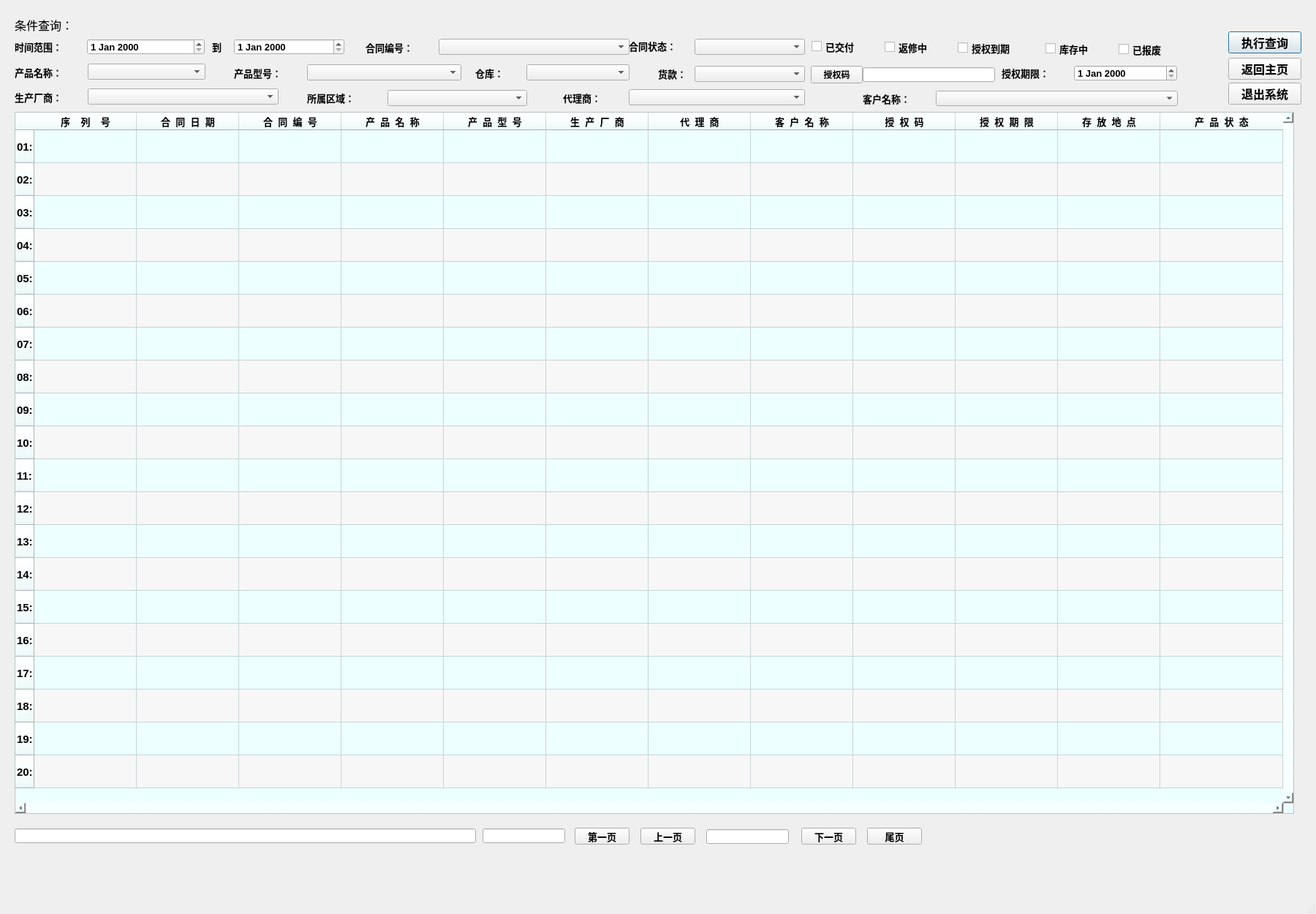
<?xml version="1.0" encoding="UTF-8"?>
<ui version="4.0">
 <class>MainWindow</class>
 <widget class="QMainWindow" name="MainWindow">
  <property name="geometry">
   <rect>
    <x>0</x>
    <y>0</y>
    <width>1800</width>
    <height>1250</height>
   </rect>
  </property>
  <property name="minimumSize">
   <size>
    <width>1800</width>
    <height>1250</height>
   </size>
  </property>
  <property name="windowTitle">
   <string>MainWindow</string>
  </property>
  <property name="iconSize">
   <size>
    <width>36</width>
    <height>36</height>
   </size>
  </property>
  <property name="toolButtonStyle">
   <enum>Qt::ToolButtonTextUnderIcon</enum>
  </property>
  <widget class="QWidget" name="centralwidget">
   <widget class="QLabel" name="label_10">
    <property name="geometry">
     <rect>
      <x>420</x>
      <y>124</y>
      <width>111</width>
      <height>20</height>
     </rect>
    </property>
    <property name="font">
     <font>
      <family>Algerian</family>
      <pointsize>10</pointsize>
      <weight>75</weight>
      <bold>true</bold>
     </font>
    </property>
    <property name="text">
     <string>所属区域：</string>
    </property>
   </widget>
   <widget class="QPushButton" name="pushButton_1">
    <property name="geometry">
     <rect>
      <x>1680</x>
      <y>43</y>
      <width>100</width>
      <height>30</height>
     </rect>
    </property>
    <property name="sizePolicy">
     <sizepolicy hsizetype="Preferred" vsizetype="Preferred">
      <horstretch>0</horstretch>
      <verstretch>0</verstretch>
     </sizepolicy>
    </property>
    <property name="minimumSize">
     <size>
      <width>100</width>
      <height>30</height>
     </size>
    </property>
    <property name="font">
     <font>
      <family>Arial</family>
      <pointsize>12</pointsize>
      <weight>75</weight>
      <bold>true</bold>
     </font>
    </property>
    <property name="text">
     <string>执行查询</string>
    </property>
    <property name="autoDefault">
     <bool>false</bool>
    </property>
    <property name="default">
     <bool>true</bool>
    </property>
    <property name="flat">
     <bool>false</bool>
    </property>
   </widget>
   <widget class="QComboBox" name="comboBox_8">
    <property name="geometry">
     <rect>
      <x>530</x>
      <y>123</y>
      <width>191</width>
      <height>22</height>
     </rect>
    </property>
    <property name="font">
     <font>
      <family>Arial</family>
      <pointsize>10</pointsize>
      <weight>75</weight>
      <bold>true</bold>
     </font>
    </property>
   </widget>
   <widget class="QLabel" name="label">
    <property name="geometry">
     <rect>
      <x>20</x>
      <y>23</y>
      <width>111</width>
      <height>21</height>
     </rect>
    </property>
    <property name="font">
     <font>
      <family>黑体</family>
      <pointsize>12</pointsize>
     </font>
    </property>
    <property name="text">
     <string>条件查询：</string>
    </property>
   </widget>
   <widget class="QPushButton" name="pushButton_5">
    <property name="geometry">
     <rect>
      <x>1680</x>
      <y>79</y>
      <width>100</width>
      <height>30</height>
     </rect>
    </property>
    <property name="minimumSize">
     <size>
      <width>100</width>
      <height>30</height>
     </size>
    </property>
    <property name="font">
     <font>
      <family>Arial</family>
      <pointsize>12</pointsize>
      <weight>75</weight>
      <bold>true</bold>
     </font>
    </property>
    <property name="text">
     <string>返回主页</string>
    </property>
   </widget>
   <widget class="QPushButton" name="pushButton_9">
    <property name="geometry">
     <rect>
      <x>1096</x>
      <y>1132</y>
      <width>75</width>
      <height>23</height>
     </rect>
    </property>
    <property name="font">
     <font>
      <family>Arial</family>
      <pointsize>10</pointsize>
      <weight>75</weight>
      <bold>true</bold>
     </font>
    </property>
    <property name="text">
     <string>下一页</string>
    </property>
   </widget>
   <widget class="QComboBox" name="comboBox_5">
    <property name="geometry">
     <rect>
      <x>720</x>
      <y>88</y>
      <width>141</width>
      <height>22</height>
     </rect>
    </property>
    <property name="font">
     <font>
      <family>Arial</family>
      <pointsize>10</pointsize>
      <weight>75</weight>
      <bold>true</bold>
     </font>
    </property>
   </widget>
   <widget class="QLabel" name="label_4">
    <property name="geometry">
     <rect>
      <x>500</x>
      <y>55</y>
      <width>101</width>
      <height>20</height>
     </rect>
    </property>
    <property name="font">
     <font>
      <family>Algerian</family>
      <pointsize>10</pointsize>
      <weight>75</weight>
      <bold>true</bold>
     </font>
    </property>
    <property name="text">
     <string>合同编号：</string>
    </property>
   </widget>
   <widget class="QLabel" name="label_15">
    <property name="geometry">
     <rect>
      <x>900</x>
      <y>91</y>
      <width>51</width>
      <height>20</height>
     </rect>
    </property>
    <property name="font">
     <font>
      <family>Algerian</family>
      <pointsize>10</pointsize>
      <weight>75</weight>
      <bold>true</bold>
     </font>
    </property>
    <property name="text">
     <string>货款：</string>
    </property>
   </widget>
   <widget class="QLabel" name="label_9">
    <property name="geometry">
     <rect>
      <x>20</x>
      <y>123</y>
      <width>101</width>
      <height>20</height>
     </rect>
    </property>
    <property name="font">
     <font>
      <family>Algerian</family>
      <pointsize>10</pointsize>
      <weight>75</weight>
      <bold>true</bold>
     </font>
    </property>
    <property name="text">
     <string>生产厂商：</string>
    </property>
   </widget>
   <widget class="QComboBox" name="comboBox_2">
    <property name="geometry">
     <rect>
      <x>950</x>
      <y>53</y>
      <width>151</width>
      <height>22</height>
     </rect>
    </property>
    <property name="font">
     <font>
      <family>Arial</family>
      <pointsize>10</pointsize>
      <weight>75</weight>
      <bold>true</bold>
     </font>
    </property>
   </widget>
   <widget class="QComboBox" name="comboBox_9">
    <property name="geometry">
     <rect>
      <x>860</x>
      <y>122</y>
      <width>241</width>
      <height>22</height>
     </rect>
    </property>
    <property name="font">
     <font>
      <family>Arial</family>
      <pointsize>10</pointsize>
      <weight>75</weight>
      <bold>true</bold>
     </font>
    </property>
   </widget>
   <widget class="QPushButton" name="pushButton_10">
    <property name="geometry">
     <rect>
      <x>1186</x>
      <y>1132</y>
      <width>75</width>
      <height>23</height>
     </rect>
    </property>
    <property name="font">
     <font>
      <family>Arial</family>
      <pointsize>10</pointsize>
      <weight>75</weight>
      <bold>true</bold>
     </font>
    </property>
    <property name="text">
     <string>尾页</string>
    </property>
   </widget>
   <widget class="QCheckBox" name="checkBox_1">
    <property name="geometry">
     <rect>
      <x>1110</x>
      <y>48</y>
      <width>91</width>
      <height>31</height>
     </rect>
    </property>
    <property name="font">
     <font>
      <family>Algerian</family>
      <pointsize>10</pointsize>
      <weight>75</weight>
      <bold>true</bold>
     </font>
    </property>
    <property name="text">
     <string>已交付</string>
    </property>
   </widget>
   <widget class="QLabel" name="label_5">
    <property name="geometry">
     <rect>
      <x>20</x>
      <y>89</y>
      <width>101</width>
      <height>20</height>
     </rect>
    </property>
    <property name="font">
     <font>
      <family>Algerian</family>
      <pointsize>10</pointsize>
      <weight>75</weight>
      <bold>true</bold>
     </font>
    </property>
    <property name="text">
     <string>产品名称：</string>
    </property>
   </widget>
   <widget class="QLabel" name="label_2">
    <property name="geometry">
     <rect>
      <x>20</x>
      <y>53</y>
      <width>101</width>
      <height>21</height>
     </rect>
    </property>
    <property name="font">
     <font>
      <family>Algerian</family>
      <pointsize>10</pointsize>
      <weight>75</weight>
      <bold>true</bold>
     </font>
    </property>
    <property name="text">
     <string>时间范围：</string>
    </property>
   </widget>
   <widget class="QCheckBox" name="checkBox_4">
    <property name="geometry">
     <rect>
      <x>1430</x>
      <y>51</y>
      <width>91</width>
      <height>31</height>
     </rect>
    </property>
    <property name="font">
     <font>
      <family>Algerian</family>
      <pointsize>10</pointsize>
      <weight>75</weight>
      <bold>true</bold>
     </font>
    </property>
    <property name="text">
     <string>库存中</string>
    </property>
   </widget>
   <widget class="QLabel" name="label_6">
    <property name="geometry">
     <rect>
      <x>320</x>
      <y>90</y>
      <width>101</width>
      <height>20</height>
     </rect>
    </property>
    <property name="font">
     <font>
      <family>Algerian</family>
      <pointsize>10</pointsize>
      <weight>75</weight>
      <bold>true</bold>
     </font>
    </property>
    <property name="text">
     <string>产品型号：</string>
    </property>
   </widget>
   <widget class="QLineEdit" name="lineEdit_4">
    <property name="geometry">
     <rect>
      <x>660</x>
      <y>1133</y>
      <width>113</width>
      <height>20</height>
     </rect>
    </property>
    <property name="font">
     <font>
      <family>Arial</family>
      <pointsize>10</pointsize>
      <weight>75</weight>
      <bold>true</bold>
     </font>
    </property>
   </widget>
   <widget class="QLabel" name="label_3">
    <property name="geometry">
     <rect>
      <x>290</x>
      <y>53</y>
      <width>31</width>
      <height>21</height>
     </rect>
    </property>
    <property name="font">
     <font>
      <family>Algerian</family>
      <pointsize>10</pointsize>
      <weight>75</weight>
      <bold>true</bold>
     </font>
    </property>
    <property name="text">
     <string>到</string>
    </property>
   </widget>
   <widget class="QComboBox" name="comboBox_10">
    <property name="geometry">
     <rect>
      <x>1280</x>
      <y>124</y>
      <width>331</width>
      <height>21</height>
     </rect>
    </property>
    <property name="font">
     <font>
      <family>Arial</family>
      <pointsize>10</pointsize>
      <weight>75</weight>
      <bold>true</bold>
     </font>
    </property>
   </widget>
   <widget class="QCheckBox" name="checkBox_3">
    <property name="geometry">
     <rect>
      <x>1310</x>
      <y>50</y>
      <width>111</width>
      <height>31</height>
     </rect>
    </property>
    <property name="font">
     <font>
      <family>Algerian</family>
      <pointsize>10</pointsize>
      <weight>75</weight>
      <bold>true</bold>
     </font>
    </property>
    <property name="text">
     <string>授权到期</string>
    </property>
   </widget>
   <widget class="QDateEdit" name="dateEdit_1">
    <property name="geometry">
     <rect>
      <x>119</x>
      <y>53</y>
      <width>161</width>
      <height>22</height>
     </rect>
    </property>
    <property name="font">
     <font>
      <family>Arial</family>
      <pointsize>10</pointsize>
      <weight>75</weight>
      <bold>true</bold>
     </font>
    </property>
   </widget>
   <widget class="QPushButton" name="pushButton_2">
    <property name="geometry">
     <rect>
      <x>1109</x>
      <y>90</y>
      <width>71</width>
      <height>24</height>
     </rect>
    </property>
    <property name="font">
     <font>
      <weight>75</weight>
      <bold>true</bold>
     </font>
    </property>
    <property name="text">
     <string>授权码</string>
    </property>
    <property name="checkable">
     <bool>false</bool>
    </property>
    <property name="autoDefault">
     <bool>false</bool>
    </property>
    <property name="default">
     <bool>false</bool>
    </property>
    <property name="flat">
     <bool>false</bool>
    </property>
   </widget>
   <widget class="QCheckBox" name="checkBox_5">
    <property name="geometry">
     <rect>
      <x>1530</x>
      <y>52</y>
      <width>91</width>
      <height>31</height>
     </rect>
    </property>
    <property name="font">
     <font>
      <family>Algerian</family>
      <pointsize>10</pointsize>
      <weight>75</weight>
      <bold>true</bold>
     </font>
    </property>
    <property name="text">
     <string>已报废</string>
    </property>
   </widget>
   <widget class="QLabel" name="label_11">
    <property name="geometry">
     <rect>
      <x>770</x>
      <y>124</y>
      <width>91</width>
      <height>20</height>
     </rect>
    </property>
    <property name="font">
     <font>
      <family>Algerian</family>
      <pointsize>10</pointsize>
      <weight>75</weight>
      <bold>true</bold>
     </font>
    </property>
    <property name="text">
     <string>代理商：</string>
    </property>
   </widget>
   <widget class="QPushButton" name="pushButton_7">
    <property name="geometry">
     <rect>
      <x>786</x>
      <y>1132</y>
      <width>75</width>
      <height>23</height>
     </rect>
    </property>
    <property name="font">
     <font>
      <family>Arial</family>
      <pointsize>10</pointsize>
      <weight>75</weight>
      <bold>true</bold>
     </font>
    </property>
    <property name="text">
     <string>第一页</string>
    </property>
   </widget>
   <widget class="QDateEdit" name="dateEdit_3">
    <property name="geometry">
     <rect>
      <x>1469</x>
      <y>89</y>
      <width>141</width>
      <height>22</height>
     </rect>
    </property>
    <property name="font">
     <font>
      <family>Arial</family>
      <pointsize>10</pointsize>
      <weight>75</weight>
      <bold>true</bold>
     </font>
    </property>
   </widget>
   <widget class="QComboBox" name="comboBox_3">
    <property name="geometry">
     <rect>
      <x>120</x>
      <y>87</y>
      <width>161</width>
      <height>22</height>
     </rect>
    </property>
    <property name="font">
     <font>
      <family>Arial</family>
      <pointsize>10</pointsize>
      <weight>75</weight>
      <bold>true</bold>
     </font>
    </property>
   </widget>
   <widget class="QComboBox" name="comboBox_7">
    <property name="geometry">
     <rect>
      <x>120</x>
      <y>121</y>
      <width>261</width>
      <height>22</height>
     </rect>
    </property>
    <property name="font">
     <font>
      <family>Arial</family>
      <pointsize>10</pointsize>
      <weight>75</weight>
      <bold>true</bold>
     </font>
    </property>
   </widget>
   <widget class="QLineEdit" name="lineEdit_1">
    <property name="geometry">
     <rect>
      <x>1180</x>
      <y>92</y>
      <width>181</width>
      <height>20</height>
     </rect>
    </property>
    <property name="font">
     <font>
      <family>Arial</family>
      <pointsize>10</pointsize>
      <weight>75</weight>
      <bold>true</bold>
     </font>
    </property>
   </widget>
   <widget class="QPushButton" name="pushButton_8">
    <property name="geometry">
     <rect>
      <x>876</x>
      <y>1132</y>
      <width>75</width>
      <height>23</height>
     </rect>
    </property>
    <property name="font">
     <font>
      <family>Arial</family>
      <pointsize>10</pointsize>
      <weight>75</weight>
      <bold>true</bold>
     </font>
    </property>
    <property name="text">
     <string>上一页</string>
    </property>
   </widget>
   <widget class="QCheckBox" name="checkBox_2">
    <property name="geometry">
     <rect>
      <x>1210</x>
      <y>49</y>
      <width>91</width>
      <height>31</height>
     </rect>
    </property>
    <property name="font">
     <font>
      <family>Algerian</family>
      <pointsize>10</pointsize>
      <weight>75</weight>
      <bold>true</bold>
     </font>
    </property>
    <property name="text">
     <string>返修中</string>
    </property>
   </widget>
   <widget class="QComboBox" name="comboBox_6">
    <property name="geometry">
     <rect>
      <x>950</x>
      <y>90</y>
      <width>151</width>
      <height>22</height>
     </rect>
    </property>
    <property name="font">
     <font>
      <family>Arial</family>
      <pointsize>10</pointsize>
      <weight>75</weight>
      <bold>true</bold>
     </font>
    </property>
   </widget>
   <widget class="QLabel" name="label_13">
    <property name="geometry">
     <rect>
      <x>860</x>
      <y>53</y>
      <width>81</width>
      <height>20</height>
     </rect>
    </property>
    <property name="font">
     <font>
      <family>Algerian</family>
      <pointsize>10</pointsize>
      <weight>75</weight>
      <bold>true</bold>
     </font>
    </property>
    <property name="text">
     <string>合同状态：</string>
    </property>
   </widget>
   <widget class="QTableWidget" name="tableWidget">
    <property name="geometry">
     <rect>
      <x>20</x>
      <y>153</y>
      <width>1750</width>
      <height>960</height>
     </rect>
    </property>
    <property name="sizePolicy">
     <sizepolicy hsizetype="Preferred" vsizetype="Preferred">
      <horstretch>0</horstretch>
      <verstretch>0</verstretch>
     </sizepolicy>
    </property>
    <property name="minimumSize">
     <size>
      <width>1750</width>
      <height>960</height>
     </size>
    </property>
    <property name="font">
     <font>
      <family>Arial</family>
      <pointsize>11</pointsize>
      <weight>75</weight>
      <bold>true</bold>
      <stylestrategy>PreferAntialias</stylestrategy>
     </font>
    </property>
    <property name="autoFillBackground">
     <bool>true</bool>
    </property>
    <property name="styleSheet">
     <string notr="true">background-color: rgb(238, 255, 255);</string>
    </property>
    <property name="frameShadow">
     <enum>QFrame::Sunken</enum>
    </property>
    <property name="lineWidth">
     <number>2</number>
    </property>
    <property name="midLineWidth">
     <number>1</number>
    </property>
    <property name="verticalScrollBarPolicy">
     <enum>Qt::ScrollBarAlwaysOn</enum>
    </property>
    <property name="horizontalScrollBarPolicy">
     <enum>Qt::ScrollBarAlwaysOn</enum>
    </property>
    <property name="sizeAdjustPolicy">
     <enum>QAbstractScrollArea::AdjustToContents</enum>
    </property>
    <property name="autoScroll">
     <bool>true</bool>
    </property>
    <property name="editTriggers">
     <set>QAbstractItemView::NoEditTriggers</set>
    </property>
    <property name="alternatingRowColors">
     <bool>true</bool>
    </property>
    <property name="selectionBehavior">
     <enum>QAbstractItemView::SelectRows</enum>
    </property>
    <property name="gridStyle">
     <enum>Qt::SolidLine</enum>
    </property>
    <property name="sortingEnabled">
     <bool>true</bool>
    </property>
    <property name="wordWrap">
     <bool>false</bool>
    </property>
    <property name="rowCount">
     <number>20</number>
    </property>
    <attribute name="horizontalHeaderCascadingSectionResizes">
     <bool>true</bool>
    </attribute>
    <attribute name="horizontalHeaderMinimumSectionSize">
     <number>24</number>
    </attribute>
    <attribute name="horizontalHeaderDefaultSectionSize">
     <number>140</number>
    </attribute>
    <attribute name="horizontalHeaderShowSortIndicator" stdset="0">
     <bool>true</bool>
    </attribute>
    <attribute name="horizontalHeaderStretchLastSection">
     <bool>true</bool>
    </attribute>
    <attribute name="verticalHeaderVisible">
     <bool>true</bool>
    </attribute>
    <attribute name="verticalHeaderCascadingSectionResizes">
     <bool>true</bool>
    </attribute>
    <attribute name="verticalHeaderMinimumSectionSize">
     <number>24</number>
    </attribute>
    <attribute name="verticalHeaderDefaultSectionSize">
     <number>45</number>
    </attribute>
    <attribute name="verticalHeaderShowSortIndicator" stdset="0">
     <bool>false</bool>
    </attribute>
    <row>
     <property name="text">
      <string>01:</string>
     </property>
    </row>
    <row>
     <property name="text">
      <string>02:</string>
     </property>
    </row>
    <row>
     <property name="text">
      <string>03:</string>
     </property>
    </row>
    <row>
     <property name="text">
      <string>04:</string>
     </property>
    </row>
    <row>
     <property name="text">
      <string>05:</string>
     </property>
    </row>
    <row>
     <property name="text">
      <string>06:</string>
     </property>
    </row>
    <row>
     <property name="text">
      <string>07:</string>
     </property>
    </row>
    <row>
     <property name="text">
      <string>08:</string>
     </property>
    </row>
    <row>
     <property name="text">
      <string>09:</string>
     </property>
    </row>
    <row>
     <property name="text">
      <string>10:</string>
     </property>
    </row>
    <row>
     <property name="text">
      <string>11:</string>
     </property>
    </row>
    <row>
     <property name="text">
      <string>12:</string>
     </property>
    </row>
    <row>
     <property name="text">
      <string>13:</string>
     </property>
    </row>
    <row>
     <property name="text">
      <string>14:</string>
     </property>
    </row>
    <row>
     <property name="text">
      <string>15:</string>
     </property>
    </row>
    <row>
     <property name="text">
      <string>16:</string>
     </property>
    </row>
    <row>
     <property name="text">
      <string>17:</string>
     </property>
    </row>
    <row>
     <property name="text">
      <string>18:</string>
     </property>
    </row>
    <row>
     <property name="text">
      <string>19:</string>
     </property>
    </row>
    <row>
     <property name="text">
      <string>20:</string>
     </property>
    </row>
    <column>
     <property name="text">
      <string>序    列    号</string>
     </property>
     <property name="font">
      <font>
       <pointsize>10</pointsize>
       <weight>75</weight>
       <bold>true</bold>
      </font>
     </property>
     <property name="textAlignment">
      <set>AlignCenter</set>
     </property>
    </column>
    <column>
     <property name="text">
      <string>合  同  日  期</string>
     </property>
     <property name="font">
      <font>
       <pointsize>10</pointsize>
       <weight>75</weight>
       <bold>true</bold>
      </font>
     </property>
     <property name="textAlignment">
      <set>AlignCenter</set>
     </property>
    </column>
    <column>
     <property name="text">
      <string>合  同  编  号</string>
     </property>
     <property name="font">
      <font>
       <pointsize>10</pointsize>
       <weight>75</weight>
       <bold>true</bold>
      </font>
     </property>
     <property name="textAlignment">
      <set>AlignCenter</set>
     </property>
    </column>
    <column>
     <property name="text">
      <string>产  品  名  称</string>
     </property>
     <property name="font">
      <font>
       <pointsize>10</pointsize>
       <weight>75</weight>
       <bold>true</bold>
      </font>
     </property>
     <property name="textAlignment">
      <set>AlignCenter</set>
     </property>
    </column>
    <column>
     <property name="text">
      <string>产  品  型  号</string>
     </property>
     <property name="font">
      <font>
       <pointsize>10</pointsize>
       <weight>75</weight>
       <bold>true</bold>
      </font>
     </property>
     <property name="textAlignment">
      <set>AlignCenter</set>
     </property>
    </column>
    <column>
     <property name="text">
      <string>生  产  厂  商</string>
     </property>
     <property name="font">
      <font>
       <pointsize>10</pointsize>
       <weight>75</weight>
       <bold>true</bold>
      </font>
     </property>
     <property name="textAlignment">
      <set>AlignCenter</set>
     </property>
    </column>
    <column>
     <property name="text">
      <string>代  理  商</string>
     </property>
     <property name="font">
      <font>
       <pointsize>10</pointsize>
       <weight>75</weight>
       <bold>true</bold>
      </font>
     </property>
     <property name="textAlignment">
      <set>AlignCenter</set>
     </property>
    </column>
    <column>
     <property name="text">
      <string>客  户  名  称</string>
     </property>
     <property name="font">
      <font>
       <pointsize>10</pointsize>
       <weight>75</weight>
       <bold>true</bold>
      </font>
     </property>
     <property name="textAlignment">
      <set>AlignCenter</set>
     </property>
    </column>
    <column>
     <property name="text">
      <string>授  权  码</string>
     </property>
     <property name="font">
      <font>
       <pointsize>10</pointsize>
       <weight>75</weight>
       <bold>true</bold>
      </font>
     </property>
     <property name="textAlignment">
      <set>AlignCenter</set>
     </property>
    </column>
    <column>
     <property name="text">
      <string>授  权  期  限</string>
     </property>
     <property name="font">
      <font>
       <pointsize>10</pointsize>
       <weight>75</weight>
       <bold>true</bold>
      </font>
     </property>
     <property name="textAlignment">
      <set>AlignCenter</set>
     </property>
    </column>
    <column>
     <property name="text">
      <string>存  放  地  点</string>
     </property>
     <property name="font">
      <font>
       <pointsize>10</pointsize>
       <weight>75</weight>
       <bold>true</bold>
      </font>
     </property>
     <property name="textAlignment">
      <set>AlignCenter</set>
     </property>
    </column>
    <column>
     <property name="text">
      <string>产  品  状  态</string>
     </property>
     <property name="font">
      <font>
       <pointsize>10</pointsize>
       <weight>75</weight>
       <bold>true</bold>
      </font>
     </property>
     <property name="textAlignment">
      <set>AlignCenter</set>
     </property>
    </column>
    <item row="0" column="0">
     <property name="text">
      <string/>
     </property>
    </item>
   </widget>
   <widget class="QDateEdit" name="dateEdit_2">
    <property name="geometry">
     <rect>
      <x>320</x>
      <y>53</y>
      <width>151</width>
      <height>22</height>
     </rect>
    </property>
    <property name="font">
     <font>
      <family>Arial</family>
      <pointsize>10</pointsize>
      <weight>75</weight>
      <bold>true</bold>
     </font>
    </property>
   </widget>
   <widget class="QLabel" name="label_8">
    <property name="geometry">
     <rect>
      <x>1370</x>
      <y>90</y>
      <width>101</width>
      <height>20</height>
     </rect>
    </property>
    <property name="font">
     <font>
      <family>Algerian</family>
      <pointsize>10</pointsize>
      <weight>75</weight>
      <bold>true</bold>
     </font>
    </property>
    <property name="text">
     <string>授权期限：</string>
    </property>
   </widget>
   <widget class="QPushButton" name="pushButton_6">
    <property name="geometry">
     <rect>
      <x>1680</x>
      <y>113</y>
      <width>100</width>
      <height>30</height>
     </rect>
    </property>
    <property name="sizePolicy">
     <sizepolicy hsizetype="Minimum" vsizetype="Fixed">
      <horstretch>0</horstretch>
      <verstretch>0</verstretch>
     </sizepolicy>
    </property>
    <property name="minimumSize">
     <size>
      <width>100</width>
      <height>30</height>
     </size>
    </property>
    <property name="font">
     <font>
      <family>Arial</family>
      <pointsize>12</pointsize>
      <weight>75</weight>
      <bold>true</bold>
     </font>
    </property>
    <property name="text">
     <string>退出系统</string>
    </property>
   </widget>
   <widget class="QLineEdit" name="lineEdit_5">
    <property name="geometry">
     <rect>
      <x>966</x>
      <y>1134</y>
      <width>113</width>
      <height>20</height>
     </rect>
    </property>
    <property name="font">
     <font>
      <family>Arial</family>
      <pointsize>11</pointsize>
      <weight>75</weight>
      <bold>true</bold>
     </font>
    </property>
    <property name="alignment">
     <set>Qt::AlignCenter</set>
    </property>
   </widget>
   <widget class="QLabel" name="label_12">
    <property name="geometry">
     <rect>
      <x>1180</x>
      <y>125</y>
      <width>101</width>
      <height>20</height>
     </rect>
    </property>
    <property name="font">
     <font>
      <family>Algerian</family>
      <pointsize>10</pointsize>
      <weight>75</weight>
      <bold>true</bold>
     </font>
    </property>
    <property name="text">
     <string>客户名称：</string>
    </property>
   </widget>
   <widget class="QComboBox" name="comboBox_4">
    <property name="geometry">
     <rect>
      <x>420</x>
      <y>88</y>
      <width>211</width>
      <height>22</height>
     </rect>
    </property>
    <property name="font">
     <font>
      <family>Arial</family>
      <pointsize>10</pointsize>
      <weight>75</weight>
      <bold>true</bold>
     </font>
    </property>
   </widget>
   <widget class="QLineEdit" name="lineEdit_3">
    <property name="geometry">
     <rect>
      <x>20</x>
      <y>1133</y>
      <width>631</width>
      <height>20</height>
     </rect>
    </property>
    <property name="font">
     <font>
      <family>Arial</family>
      <pointsize>11</pointsize>
      <weight>75</weight>
      <bold>true</bold>
     </font>
    </property>
   </widget>
   <widget class="QComboBox" name="comboBox_1">
    <property name="geometry">
     <rect>
      <x>600</x>
      <y>53</y>
      <width>261</width>
      <height>22</height>
     </rect>
    </property>
    <property name="font">
     <font>
      <family>Arial</family>
      <pointsize>10</pointsize>
      <weight>75</weight>
      <bold>true</bold>
     </font>
    </property>
   </widget>
   <widget class="QLabel" name="label_14">
    <property name="geometry">
     <rect>
      <x>650</x>
      <y>90</y>
      <width>71</width>
      <height>20</height>
     </rect>
    </property>
    <property name="font">
     <font>
      <family>Algerian</family>
      <pointsize>10</pointsize>
      <weight>75</weight>
      <bold>true</bold>
     </font>
    </property>
    <property name="text">
     <string>仓库：</string>
    </property>
   </widget>
  </widget>
  <widget class="QStatusBar" name="statusbar"/>
 </widget>
 <resources/>
 <connections/>
</ui>
